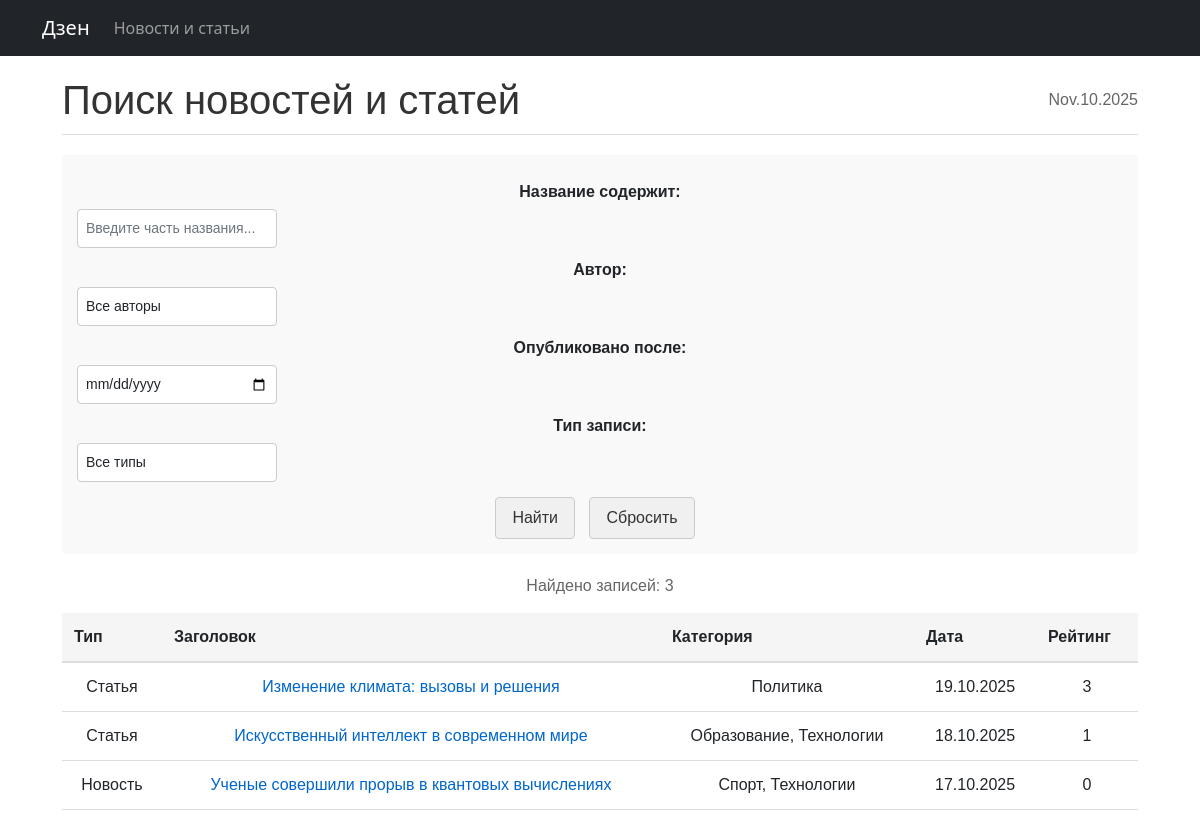
The page /news/search/ on the database as committed earlier.
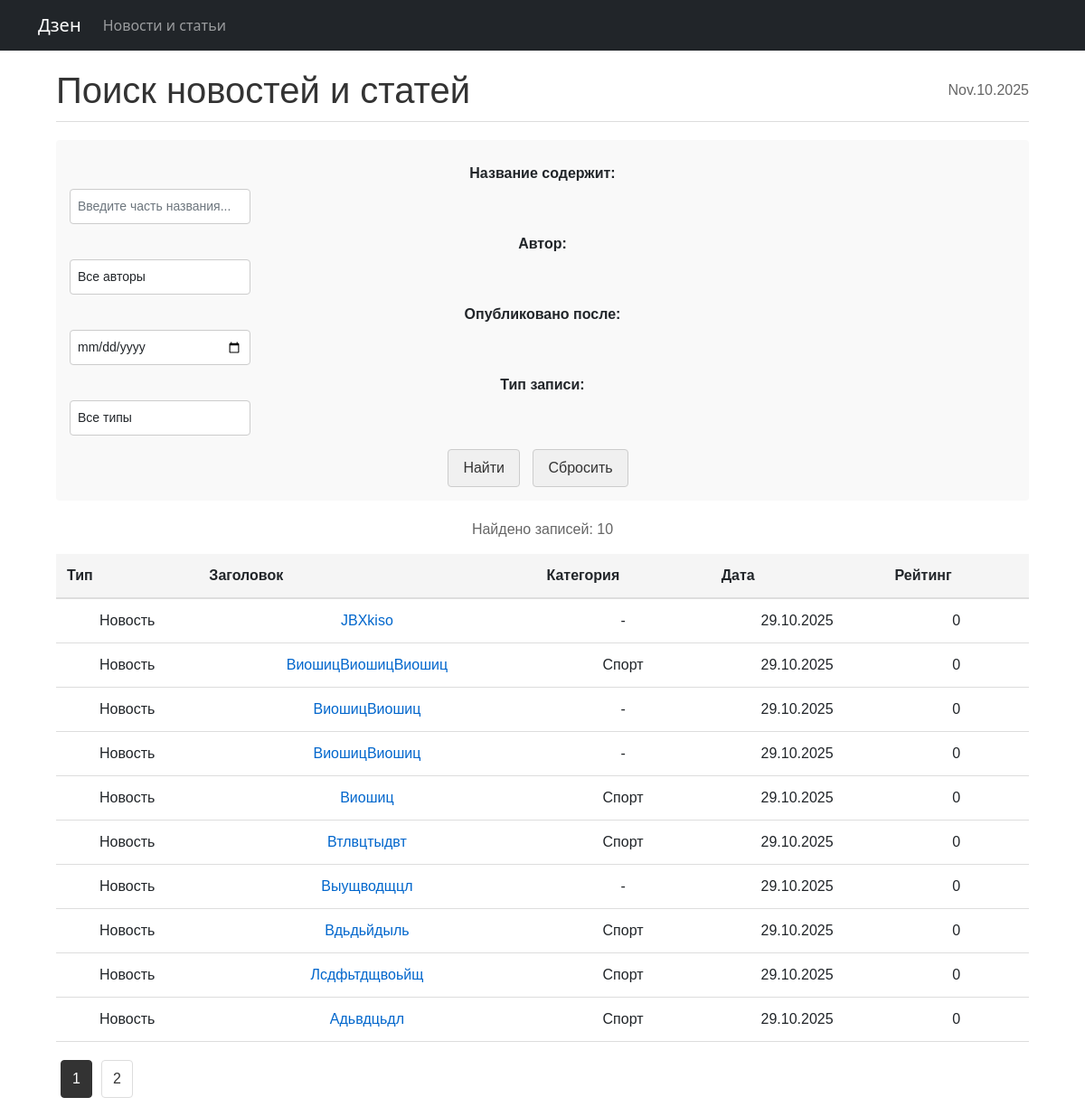
The same page on the database as committed later.
### news/models.py (models this page shows, shortened)
class Post(models.Model):
    ARTICLE = 'AR'
    NEWS = 'NW'
    POST_TYPES = [
        (ARTICLE, 'Статья'),
        (NEWS, 'Новость'),
    ]
    author = models.ForeignKey(Author, on_delete=models.CASCADE)
    post_type = models.CharField(max_length=2, choices=POST_TYPES, default=ARTICLE)
    created_at = models.DateTimeField(auto_now_add=True)
    categories = models.ManyToManyField('Category', through='PostCategory')
    title = models.CharField(max_length=255)
    content = models.TextField()
    rating = models.IntegerField(default=0)

class Category(models.Model):
    name = models.CharField(max_length=255, unique=True)
    subscribers = models.ManyToManyField(User, through='Subscription', related_name='subscribed_categories', blank=True)

### news/views.py (the view)
# urls.py: path('search/', PostSearchView.as_view(), name='news_search'),
class PostSearchView(ListView):
    model = Post
    ordering = ['-created_at']
    template_name = 'news_search.html'
    context_object_name = 'news'
    paginate_by = 10
    def get_queryset(self):
        queryset = super().get_queryset()
        self.filterset = PostSearchFilter(self.request.GET, queryset)
        return self.filterset.qs
    def get_context_data(self, **kwargs):
        context = super().get_context_data(**kwargs)
        context['filterset'] = self.filterset
        return context

### news/models.py (called while the page is built)
    def __str__(self):
        return self.user.username

### news/templatetags/censor_filter.py (called while the page is built)
@register.filter()
def censor(value):
    if not isinstance(value, str):
        return value
    words = value.split()
    censored_words = []
    for word in words:
        clean_word = word
        word_lower = word.lower()
        is_bad = False
        for bad_word in bad_words:
            if bad_word in word_lower:
                is_bad = True
                break
        if is_bad and len(clean_word) > 1:
            censored_word = clean_word[0] + '*' * (len(clean_word) - 1)
            censored_words.append(censored_word)
        else:
            censored_words.append(clean_word)
    return ' '.join(censored_words)

### news/templatetags/custom_tags.py (called while the page is built)
@register.simple_tag()
def current_time(format_string='%m %d %Y H:i'):
   return datetime.utcnow().strftime(format_string)

@register.simple_tag(takes_context=True)
def url_replace(context, **kwargs):
   d = context['request'].GET.copy()
   for k, v in kwargs.items():
       d[k] = v
   return d.urlencode()

### templates/news_search.html (shortened to what this page needs)
{% extends 'flatpages/default.html' %}
{% load custom_tags %}
{% load tz %}
{% load censor_filter %}
{% block content %}
<div class="news-container">
    <div class="header">
        <h1>Поиск новостей и статей</h1>
        <div class="date">{% current_time '%b.%d.%Y' %}</div>
    </div>
    <form method="GET" class="search-form">
        {{ filterset.form.as_p }}
        <div class="form-buttons">
            <button type="submit" class="btn">Найти</button>
            <a href="?" class="btn">Сбросить</a>
        </div>
    </form>
    {% if news %}
        <div class="count">Найдено записей: {{ news|length }}</div>
        <table class="news-table">
            <thead>
                <tr>
                    <th>Тип</th>
                    <th>Заголовок</th>
                    <th>Категория</th>
                    <th>Дата</th>
                    <th>Рейтинг</th>
                </tr>
            </thead>
            <tbody>
                {% for post in news %}
                <tr>
                    <td>{{ post.get_post_type_display }}</td>
                    <td><a href="{% url 'post_detail' post.id %}">{{ post.title|censor }}</a></td>
                    <td>
                        {% for category in post.categories.all %}
                            {{ category.name }}{% if not forloop.last %}, {% endif %}
                        {% empty %}
                            -
                        {% endfor %}
                    </td>
                    <td>{{ post.created_at|date:"d.m.Y" }}</td>
                    <td>{{ post.rating }}</td>
                </tr>
                {% endfor %}
            </tbody>
        </table>
    {% else %}
        <div class="no-news">По вашему запросу ничего не найдено</div>
    {% endif %}
    {% if page_obj.has_previous or page_obj.has_next %}
    <div class="pagination">
        <span class="current">{{ page_obj.number }}</span>
        {% if page_obj.has_next %}
            <a href="?{% url_replace page=page_obj.next_page_number %}">{{ page_obj.next_page_number }}</a>
        {% endif %}
    </div>
    {% endif %}
</div>
{% endblock content %}

Rows that differ between the two databases and show on the page:
no longer on this page (row unchanged): Post: post_type "Статья", title|censor "Изменение климата: вызовы и решения", created_at "19.10.2025", rating "3"
no longer on this page (row unchanged): Category: name "Политика", shown under "Статья"
no longer on this page (row unchanged): Post: post_type "Статья", title|censor "Искусственный интеллект в современном мире", created_at "18.10.2025", rating "1"
no longer on this page (row unchanged): Category: name "Образование", shown under "Статья"
no longer on this page (row unchanged): Category: name "Технологии"
no longer on this page (row unchanged): Post: post_type "Новость", title|censor "Ученые совершили прорыв в квантовых вычислениях", created_at "17.10.2025", rating "0", Category (name "Спорт")
added Post: post_type "Новость", title|censor "JBXkiso", created_at "29.10.2025", rating "0"
added Post: post_type "Новость", title|censor "ВиошицВиошицВиошиц", created_at "29.10.2025", rating "0", Category (name "Спорт")
added Post: post_type "Новость", title|censor "ВиошицВиошиц", created_at "29.10.2025", rating "0"
added Post: post_type "Новость", title|censor "ВиошицВиошиц", created_at "29.10.2025", rating "0"
added Post: post_type "Новость", title|censor "Виошиц", created_at "29.10.2025", rating "0", Category (name "Спорт")
added Post: post_type "Новость", title|censor "Втлвцтыдвт", created_at "29.10.2025", rating "0", Category (name "Спорт")
added Post: post_type "Новость", title|censor "Выущводщцл", created_at "29.10.2025", rating "0"
added Post: post_type "Новость", title|censor "Вдьдьйдыль", created_at "29.10.2025", rating "0", Category (name "Спорт")
added Post: post_type "Новость", title|censor "Лсдфьтдщвоьйщ", created_at "29.10.2025", rating "0", Category (name "Спорт")
added Post: post_type "Новость", title|censor "Адьвдцьдл", created_at "29.10.2025", rating "0", Category (name "Спорт")
Other text that changed with them:
{{ news|length }}: "3" → "10"
{{ page_obj.number }}: (not shown) → "1"
{{ page_obj.next_page_number }}: (not shown) → "2"
